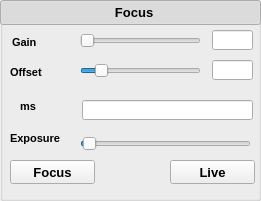
  <widget class="QGroupBox" name="grpBox_focus">
   <property name="geometry">
    <rect>
     <x>10</x>
     <y>290</y>
     <width>261</width>
     <height>201</height>
    </rect>
   </property>
   <widget class="QWidget" name="widget_focus" native="true">
    <property name="geometry">
     <rect>
      <x>0</x>
      <y>20</y>
      <width>261</width>
      <height>171</height>
     </rect>
    </property>
    <property name="font">
     <font>
      <family>Tahoma</family>
     </font>
    </property>
    <widget class="QLabel" name="label_Gain_focus">
     <property name="geometry">
      <rect>
       <x>12</x>
       <y>15</y>
       <width>61</width>
       <height>14</height>
      </rect>
     </property>
     <property name="minimumSize">
      <size>
       <width>61</width>
       <height>14</height>
      </size>
     </property>
     <property name="maximumSize">
      <size>
       <width>61</width>
       <height>14</height>
      </size>
     </property>
     <property name="font">
      <font>
       <family>Arial</family>
       <pointsize>8</pointsize>
       <weight>75</weight>
       <bold>true</bold>
      </font>
     </property>
     <property name="text">
      <string>Gain</string>
     </property>
    </widget>
    <widget class="QSlider" name="hSlider_exposure_focus">
     <property name="geometry">
      <rect>
       <x>80</x>
       <y>110</y>
       <width>171</width>
       <height>28</height>
      </rect>
     </property>
     <property name="minimumSize">
      <size>
       <width>0</width>
       <height>28</height>
      </size>
     </property>
     <property name="maximumSize">
      <size>
       <width>16777215</width>
       <height>28</height>
      </size>
     </property>
     <property name="minimum">
      <number>1</number>
     </property>
     <property name="maximum">
      <number>10000</number>
     </property>
     <property name="pageStep">
      <number>1</number>
     </property>
     <property name="value">
      <number>100</number>
     </property>
     <property name="orientation">
      <enum>Qt::Horizontal</enum>
     </property>
    </widget>
    <widget class="QLabel" name="label_Offset_focus">
     <property name="geometry">
      <rect>
       <x>10</x>
       <y>45</y>
       <width>61</width>
       <height>14</height>
      </rect>
     </property>
     <property name="minimumSize">
      <size>
       <width>61</width>
       <height>14</height>
      </size>
     </property>
     <property name="maximumSize">
      <size>
       <width>61</width>
       <height>14</height>
      </size>
     </property>
     <property name="font">
      <font>
       <family>Arial</family>
       <pointsize>8</pointsize>
       <weight>75</weight>
       <bold>true</bold>
      </font>
     </property>
     <property name="text">
      <string>Offset</string>
     </property>
    </widget>
    <widget class="QLabel" name="label_exposure_focus">
     <property name="geometry">
      <rect>
       <x>10</x>
       <y>110</y>
       <width>61</width>
       <height>16</height>
      </rect>
     </property>
     <property name="minimumSize">
      <size>
       <width>61</width>
       <height>16</height>
      </size>
     </property>
     <property name="maximumSize">
      <size>
       <width>61</width>
       <height>16</height>
      </size>
     </property>
     <property name="font">
      <font>
       <family>Arial</family>
       <pointsize>8</pointsize>
       <weight>75</weight>
       <bold>true</bold>
      </font>
     </property>
     <property name="text">
      <string>Exposure</string>
     </property>
    </widget>
    <widget class="QPushButton" name="pBtn_live_focus">
     <property name="geometry">
      <rect>
       <x>170</x>
       <y>140</y>
       <width>85</width>
       <height>24</height>
      </rect>
     </property>
     <property name="minimumSize">
      <size>
       <width>85</width>
       <height>24</height>
      </size>
     </property>
     <property name="maximumSize">
      <size>
       <width>85</width>
       <height>24</height>
      </size>
     </property>
     <property name="font">
      <font>
       <family>Tahoma</family>
       <pointsize>10</pointsize>
       <weight>75</weight>
       <bold>true</bold>
      </font>
     </property>
     <property name="text">
      <string>Live</string>
     </property>
     <property name="checkable">
      <bool>true</bool>
     </property>
    </widget>
    <widget class="QPushButton" name="pBtn_focus">
     <property name="geometry">
      <rect>
       <x>10</x>
       <y>140</y>
       <width>85</width>
       <height>24</height>
      </rect>
     </property>
     <property name="minimumSize">
      <size>
       <width>85</width>
       <height>24</height>
      </size>
     </property>
     <property name="maximumSize">
      <size>
       <width>85</width>
       <height>24</height>
      </size>
     </property>
     <property name="font">
      <font>
       <family>Tahoma</family>
       <pointsize>10</pointsize>
       <weight>75</weight>
       <bold>true</bold>
      </font>
     </property>
     <property name="text">
      <string>Focus</string>
     </property>
     <property name="checkable">
      <bool>true</bool>
     </property>
    </widget>
    <widget class="QSlider" name="hSlider_Offset_focus">
     <property name="geometry">
      <rect>
       <x>80</x>
       <y>40</y>
       <width>121</width>
       <height>22</height>
      </rect>
     </property>
     <property name="minimumSize">
      <size>
       <width>0</width>
       <height>22</height>
      </size>
     </property>
     <property name="maximumSize">
      <size>
       <width>16777215</width>
       <height>22</height>
      </size>
     </property>
     <property name="maximum">
      <number>1000</number>
     </property>
     <property name="value">
      <number>135</number>
     </property>
     <property name="orientation">
      <enum>Qt::Horizontal</enum>
     </property>
    </widget>
    <widget class="QSlider" name="hSlider_Gain_focus">
     <property name="geometry">
      <rect>
       <x>80</x>
       <y>10</y>
       <width>121</width>
       <height>22</height>
      </rect>
     </property>
     <property name="minimumSize">
      <size>
       <width>0</width>
       <height>22</height>
      </size>
     </property>
     <property name="maximumSize">
      <size>
       <width>16777215</width>
       <height>22</height>
      </size>
     </property>
     <property name="maximum">
      <number>1000</number>
     </property>
     <property name="value">
      <number>0</number>
     </property>
     <property name="orientation">
      <enum>Qt::Horizontal</enum>
     </property>
    </widget>
    <widget class="QLineEdit" name="lineEdit_Gain_focus">
     <property name="geometry">
      <rect>
       <x>212</x>
       <y>10</y>
       <width>41</width>
       <height>20</height>
      </rect>
     </property>
     <property name="minimumSize">
      <size>
       <width>41</width>
       <height>20</height>
      </size>
     </property>
     <property name="maximumSize">
      <size>
       <width>41</width>
       <height>20</height>
      </size>
     </property>
    </widget>
    <widget class="QLineEdit" name="lineEdit_Offset_focus">
     <property name="geometry">
      <rect>
       <x>212</x>
       <y>40</y>
       <width>41</width>
       <height>20</height>
      </rect>
     </property>
     <property name="minimumSize">
      <size>
       <width>41</width>
       <height>20</height>
      </size>
     </property>
     <property name="maximumSize">
      <size>
       <width>41</width>
       <height>20</height>
      </size>
     </property>
    </widget>
    <widget class="QLineEdit" name="lineEdit_exposure_focus">
     <property name="geometry">
      <rect>
       <x>82</x>
       <y>80</y>
       <width>171</width>
       <height>20</height>
      </rect>
     </property>
     <property name="minimumSize">
      <size>
       <width>0</width>
       <height>20</height>
      </size>
     </property>
     <property name="maximumSize">
      <size>
       <width>16777215</width>
       <height>20</height>
      </size>
     </property>
    </widget>
    <widget class="QLabel" name="label_expunit_focus">
     <property name="geometry">
      <rect>
       <x>20</x>
       <y>80</y>
       <width>54</width>
       <height>12</height>
      </rect>
     </property>
     <property name="font">
      <font>
       <family>Arial</family>
       <pointsize>8</pointsize>
       <weight>75</weight>
       <bold>true</bold>
      </font>
     </property>
     <property name="text">
      <string>ms</string>
     </property>
    </widget>
   </widget>
   <widget class="QPushButton" name="head_focus">
    <property name="geometry">
     <rect>
      <x>0</x>
      <y>0</y>
      <width>261</width>
      <height>25</height>
     </rect>
    </property>
    <property name="font">
     <font>
      <family>Tahoma</family>
      <pointsize>10</pointsize>
      <weight>75</weight>
      <bold>true</bold>
     </font>
    </property>
    <property name="layoutDirection">
     <enum>Qt::LeftToRight</enum>
    </property>
    <property name="text">
     <string>  Focus</string>
    </property>
    <property name="checkable">
     <bool>true</bool>
    </property>
    <property name="checked">
     <bool>true</bool>
    </property>
   </widget>
  </widget>
